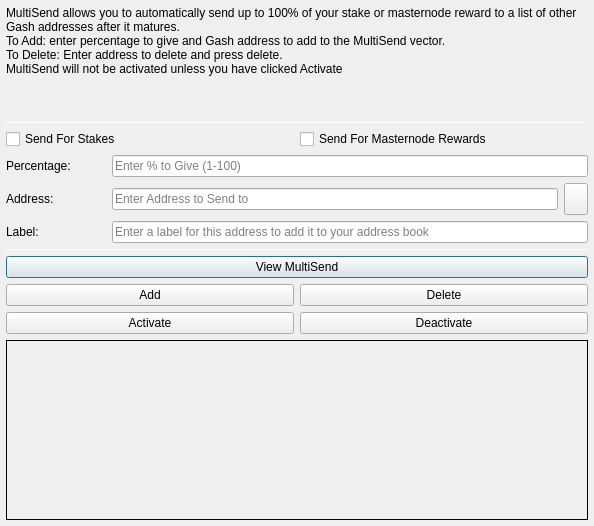
<?xml version="1.0" encoding="UTF-8"?>
<ui version="4.0">
 <class>MultiSendDialog</class>
 <widget class="QDialog" name="MultiSendDialog">
  <property name="windowModality">
   <enum>Qt::NonModal</enum>
  </property>
  <property name="geometry">
   <rect>
    <x>0</x>
    <y>0</y>
    <width>594</width>
    <height>526</height>
   </rect>
  </property>
  <property name="windowTitle">
   <string>MultiSend</string>
  </property>
  <layout class="QVBoxLayout" name="verticalLayout" stretch="0">
   <property name="leftMargin">
    <number>6</number>
   </property>
   <property name="topMargin">
    <number>6</number>
   </property>
   <property name="rightMargin">
    <number>6</number>
   </property>
   <property name="bottomMargin">
    <number>6</number>
   </property>
   <item>
    <layout class="QVBoxLayout" name="verticalLayout_Main" stretch="1,1,1,0,1,1,1">
     <item>
      <widget class="QLabel" name="label_2">
       <property name="lineWidth">
        <number>1</number>
       </property>
       <property name="text">
        <string>MultiSend allows you to automatically send up to 100% of your stake or masternode reward to a list of other Gash addresses after it matures.
To Add: enter percentage to give and Gash address to add to the MultiSend vector.
To Delete: Enter address to delete and press delete.
MultiSend will not be activated unless you have clicked Activate</string>
       </property>
       <property name="alignment">
        <set>Qt::AlignLeading|Qt::AlignLeft|Qt::AlignTop</set>
       </property>
       <property name="wordWrap">
        <bool>true</bool>
       </property>
      </widget>
     </item>
     <item>
      <widget class="Line" name="line">
       <property name="minimumSize">
        <size>
         <width>0</width>
         <height>1</height>
        </size>
       </property>
       <property name="maximumSize">
        <size>
         <width>16777215</width>
         <height>1</height>
        </size>
       </property>
       <property name="orientation">
        <enum>Qt::Horizontal</enum>
       </property>
      </widget>
     </item>
     <item>
      <layout class="QVBoxLayout" name="verticalLayout_Settings">
       <item>
        <layout class="QHBoxLayout" name="horizontalLayout">
         <item>
          <widget class="QCheckBox" name="multiSendStakeCheckBox">
           <property name="text">
            <string>Send For Stakes</string>
           </property>
          </widget>
         </item>
         <item>
          <widget class="QCheckBox" name="multiSendMasternodeCheckBox">
           <property name="text">
            <string>Send For Masternode Rewards</string>
           </property>
          </widget>
         </item>
        </layout>
       </item>
       <item>
        <layout class="QHBoxLayout" name="horizontalLayout_6">
         <item>
          <widget class="QLabel" name="label">
           <property name="minimumSize">
            <size>
             <width>100</width>
             <height>0</height>
            </size>
           </property>
           <property name="toolTip">
            <string>Percentage of stake to send</string>
           </property>
           <property name="text">
            <string>Percentage:</string>
           </property>
          </widget>
         </item>
         <item>
          <widget class="QLineEdit" name="multiSendPercentEdit">
           <property name="toolTip">
            <string>Enter whole numbers 1 - 100</string>
           </property>
           <property name="placeholderText">
            <string>Enter % to Give (1-100)</string>
           </property>
          </widget>
         </item>
        </layout>
       </item>
       <item>
        <layout class="QHBoxLayout" name="horizontalLayout_7">
         <item>
          <widget class="QLabel" name="label_5">
           <property name="minimumSize">
            <size>
             <width>100</width>
             <height>0</height>
            </size>
           </property>
           <property name="toolTip">
            <string>Address to send portion of stake to</string>
           </property>
           <property name="text">
            <string>Address:</string>
           </property>
          </widget>
         </item>
         <item>
          <widget class="QLineEdit" name="multiSendAddressEdit">
           <property name="toolTip">
            <string/>
           </property>
           <property name="placeholderText">
            <string>Enter Address to Send to</string>
           </property>
          </widget>
         </item>
         <item>
          <widget class="QToolButton" name="addressBookButton">
           <property name="maximumSize">
            <size>
             <width>16777215</width>
             <height>32</height>
            </size>
           </property>
           <property name="toolTip">
            <string>Choose an address from the address book</string>
           </property>
           <property name="text">
            <string/>
           </property>
           <property name="icon">
            <iconset resource="../gash.qrc">
             <normaloff>:/icons/address-book</normaloff>:/icons/address-book</iconset>
           </property>
           <property name="shortcut">
            <string>Alt+A</string>
           </property>
          </widget>
         </item>
        </layout>
       </item>
      </layout>
     </item>
     <item>
      <layout class="QHBoxLayout" name="horizontalLayout_3">
       <item>
        <widget class="QLabel" name="label_3">
         <property name="minimumSize">
          <size>
           <width>100</width>
           <height>0</height>
          </size>
         </property>
         <property name="text">
          <string>Label:</string>
         </property>
        </widget>
       </item>
       <item>
        <widget class="QLineEdit" name="labelAddressLabelEdit">
         <property name="placeholderText">
          <string>Enter a label for this address to add it to your address book</string>
         </property>
        </widget>
       </item>
      </layout>
     </item>
     <item>
      <widget class="Line" name="line_2">
       <property name="minimumSize">
        <size>
         <width>0</width>
         <height>1</height>
        </size>
       </property>
       <property name="maximumSize">
        <size>
         <width>16777215</width>
         <height>1</height>
        </size>
       </property>
       <property name="orientation">
        <enum>Qt::Horizontal</enum>
       </property>
      </widget>
     </item>
     <item>
      <layout class="QVBoxLayout" name="verticalLayout_Buttons">
       <item>
        <layout class="QHBoxLayout" name="horizontalLayout_4">
         <item>
          <widget class="QPushButton" name="viewButton">
           <property name="toolTip">
            <string/>
           </property>
           <property name="statusTip">
            <string>View MultiSend Vector</string>
           </property>
           <property name="text">
            <string>View MultiSend</string>
           </property>
          </widget>
         </item>
        </layout>
       </item>
       <item>
        <layout class="QHBoxLayout" name="horizontalLayout_2">
         <item>
          <widget class="QPushButton" name="addButton">
           <property name="toolTip">
            <string/>
           </property>
           <property name="statusTip">
            <string>Add to MultiSend Vector</string>
           </property>
           <property name="text">
            <string>Add</string>
           </property>
          </widget>
         </item>
         <item>
          <widget class="QPushButton" name="deleteButton">
           <property name="toolTip">
            <string/>
           </property>
           <property name="statusTip">
            <string>Delete Address From MultiSend Vector</string>
           </property>
           <property name="text">
            <string>Delete</string>
           </property>
          </widget>
         </item>
        </layout>
       </item>
       <item>
        <layout class="QHBoxLayout" name="horizontalLayout_5">
         <item>
          <widget class="QPushButton" name="activateButton">
           <property name="statusTip">
            <string>Activate MultiSend</string>
           </property>
           <property name="text">
            <string>Activate</string>
           </property>
          </widget>
         </item>
         <item>
          <widget class="QPushButton" name="disableButton">
           <property name="statusTip">
            <string>Deactivate MultiSend</string>
           </property>
           <property name="text">
            <string>Deactivate</string>
           </property>
          </widget>
         </item>
        </layout>
       </item>
      </layout>
     </item>
     <item>
      <widget class="QLabel" name="message">
       <property name="minimumSize">
        <size>
         <width>0</width>
         <height>180</height>
        </size>
       </property>
       <property name="frameShape">
        <enum>QFrame::Panel</enum>
       </property>
       <property name="frameShadow">
        <enum>QFrame::Plain</enum>
       </property>
       <property name="lineWidth">
        <number>1</number>
       </property>
       <property name="midLineWidth">
        <number>1</number>
       </property>
       <property name="text">
        <string/>
       </property>
       <property name="alignment">
        <set>Qt::AlignLeading|Qt::AlignLeft|Qt::AlignTop</set>
       </property>
       <property name="wordWrap">
        <bool>true</bool>
       </property>
      </widget>
     </item>
    </layout>
   </item>
  </layout>
 </widget>
 <resources>
  <include location="../gash.qrc"/>
 </resources>
 <connections/>
</ui>
